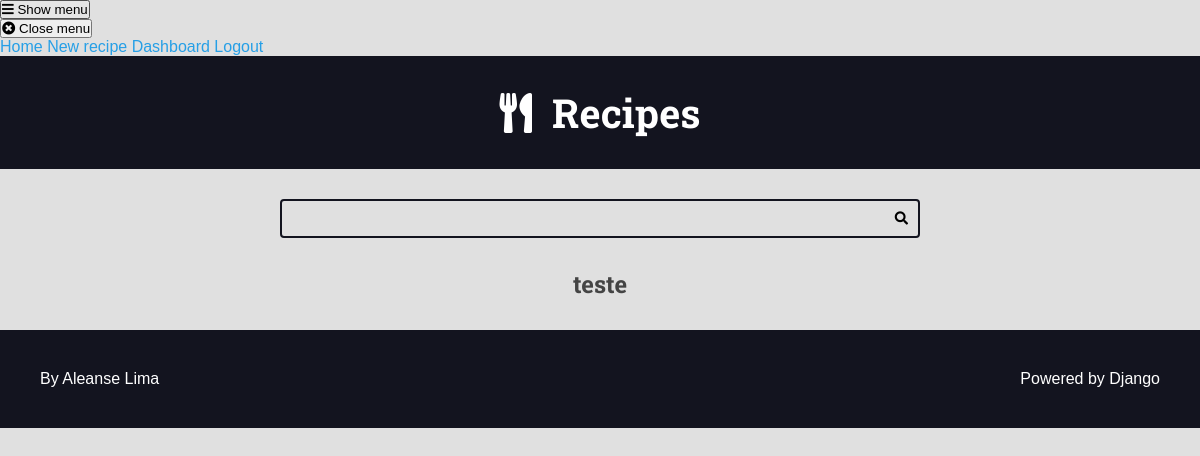
The app's page /authors/profile/1/ (signed in), older data.
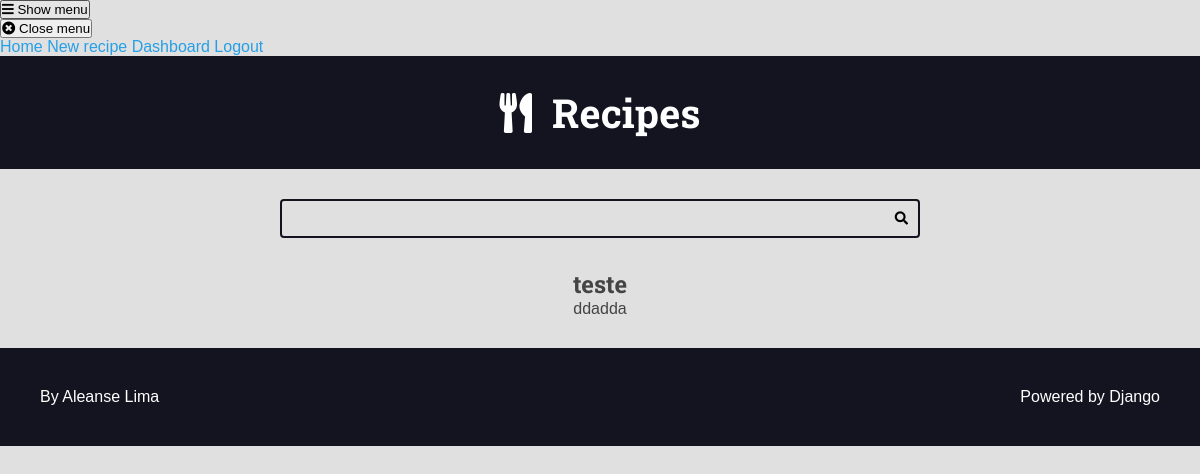
The same page, newer data.
### authors/models.py (models this page shows)
class Profile(models.Model):
    author = models.OneToOneField(User,on_delete=models.CASCADE)
    bio = models.TextField(default='',blank=True)

### authors/views/profile.py (the view)
# urls.py: path('profile/<int:id>/', views.ProfileView.as_view(), name='profile '),
class ProfileView(TemplateView):
    template_name = 'authors/pages/profile.html'
    def get(self,request,*args, **kwargs):
        context = self.get_context_data(**kwargs)
        profile_id = context.get('id')
        profile = get_object_or_404(Profile.objects.filter(pk=profile_id).select_related('author'), pk=profile_id)
        return  self.render_to_response({**context,'profile':profile})

### authors/templates/authors/pages/profile.html (shortened to what this page needs)
{% extends 'global/base.html' %}
{% block content %}
  <div class="main-content center container">
    <h2>{{ profile.author.username}}</h2>
    <p>{{ profile.bio }}</p>
  </div>
{% endblock content %}

Row changes from the older to the newer data that the page shows:
changed Profile "teste": bio (not shown) → "ddadda"
